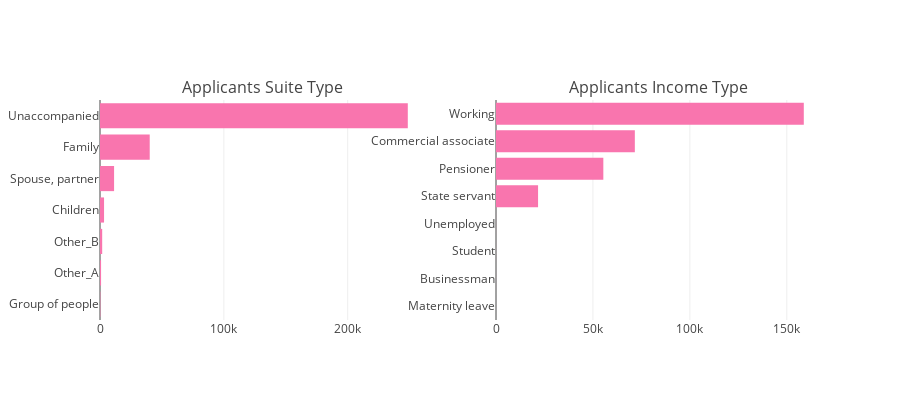

The code cell stored with this chart in its notebook:
### Code cell
tr0 = bar_hor(app_train, "NAME_TYPE_SUITE", "Distribution of CODE_GENDER Variable" ,"#f975ae", w=700, lm=100, return_trace= True)
tr1 = bar_hor(app_train, "NAME_INCOME_TYPE", "Distribution of CODE_GENDER Variable" ,"#f975ae", w=700, lm=100, return_trace= True)

fig = tools.make_subplots(rows=1, cols=2, print_grid=False, subplot_titles = ['Applicants Suite Type' , 'Applicants Income Type'])
fig.append_trace(tr0, 1, 1);
fig.append_trace(tr1, 1, 2);
fig['layout'].update(height=400, showlegend=False, margin=dict(l=100));
iplot(fig);

### Figure 1 — Plotly figure (JSON) as saved in the notebook; plotly's stock layout.template omitted (floating-point values rounded to 4 significant figures)
{"data": [{"marker": {"color": "#f975ae"}, "orientation": "h", "type": "bar", "uid": "535ae76a-3e90-449d-b1e1-b8a05e319447", "x": [271, 866, 1770, 3267, 11370, 40149, 248526], "xaxis": "x", "y": ["Group of people", "Other_A", "Other_B", "Children", "Spouse, partner", "Family", "Unaccompanied"], "yaxis": "y"}, {"marker": {"color": "#f975ae"}, "orientation": "h", "type": "bar", "uid": "11a50a50-1916-454c-8e5e-03fdd656b966", "x": [5, 10, 18, 22, 21703, 55362, 71617, 158774], "xaxis": "x2", "y": ["Maternity leave", "Businessman", "Student", "Unemployed", "State servant", "Pensioner", "Commercial associate", "Working"], "yaxis": "y2"}], "layout": {"annotations": [{"font": {"size": 16}, "showarrow": false, "text": "Applicants Suite Type", "x": 0.225, "xanchor": "center", "xref": "paper", "y": 1, "yanchor": "bottom", "yref": "paper"}, {"font": {"size": 16}, "showarrow": false, "text": "Applicants Income Type", "x": 0.775, "xanchor": "center", "xref": "paper", "y": 1, "yanchor": "bottom", "yref": "paper"}], "height": 400, "margin": {"l": 100}, "showlegend": false, "xaxis": {"anchor": "y", "domain": [0, 0.45]}, "xaxis2": {"anchor": "y2", "domain": [0.55, 1]}, "yaxis": {"anchor": "x", "domain": [0, 1]}, "yaxis2": {"anchor": "x2", "domain": [0, 1]}}}
